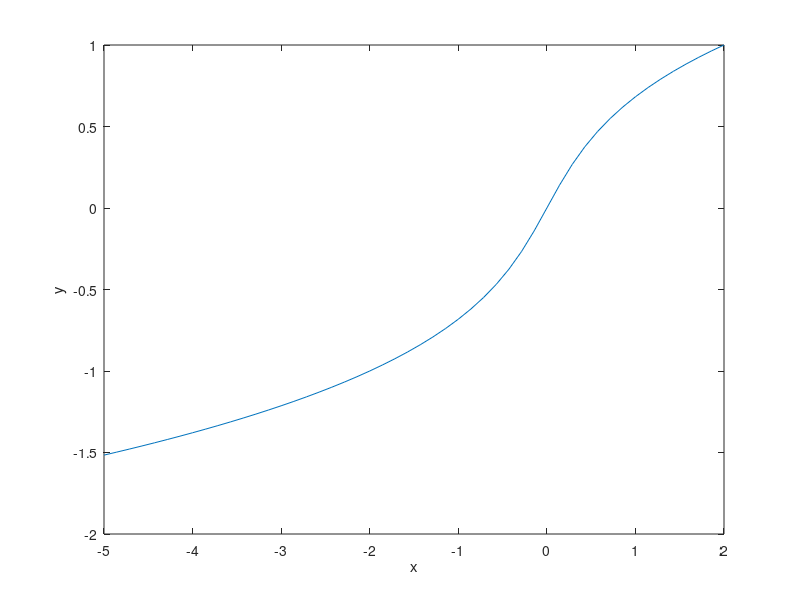

Write the MATLAB code that produced this figure.
%%  Introduction to Plotting and Vectorization
% This lab will provide an introduction to two dimensional plots.  At
% the end, you should feel comfortable plotting functions of the form f(x).
% You should find this useful not only for visualizing the solutions of
% ODEs, but also for plotting general data that might appear in other
% courses and work.
%
% In the process we will also introduce the concept of vectorization, which
% is helpful for writing efficient and "clean" code.  Vectorization is a 
% concept found not only in MATLAB but also C/C++, Fortran, and other
% languages.
%
% Opening the m-file lab1.m in the MATLAB editor, step through each
% part using cell mode to see the results.  Compare the output with the
% PDF, which was generated from this m-file.
%
% There are twelve (12) exercises in this lab that will be graded.  
% Write your solutions in the template, including appropriate descriptions 
% in each step. Save the .m file as lab1_<UTORid>.m and submit it online on
% Quercus. Also, submit a PDF of the output by generating html (by going to
% 'File', 'Publish') and then saving to a PDF called lab1_<UTORid>.pdf. 
% Substitute your UTORid for <UTORid>.
%
%
%
%% Student Information
%
% Student Name: Yoonho Kim
%
% Student Number: 1008035635
%

%% Creating Vectors Explicitly
% MATLAB plots vectors (also known as arrays) of data points.  The first 
% way to create vectors is to give MATLAB a list of values of the form:
%
% x = [value1, value2, value3, ..., valueN];
%
% We can then see the values in the array x by entering |x| without a
% semilcolon or with the command |disp(x)|, with or without the semicolon.
%
% Individual entries of the vector can be accessed with the command |x(i)|, 
% where |i| is between 1 and the length of the array.  If |i| is not in 
% this range an error is thrown.
%
% Examine the following commands and their output.

x = [.5, 1.0, 2.3, 4.0, 4.333, 5.];     %These are arbitrary values
x
disp(x)
disp(x);
x(1)
x(2)

%% Exercise 1
% Objective: Observe a MATLAB error when you try to access an invalid
% index.
%
% Details: Try to access elements of the vector |x|, created in the
% previous step at the command prompt |>>|.  Try values of |i| outside the 
% valid range.  Try negative values, zero, and large positive values.  Copy
% down the error message in each case, and report this in your submitted 
% work as:
%
% Error for negative index:
%
% Error for zero index:
%
% Error for positive index outside of the bounds:
%
% Only include the error message as a comment (with the percent signs), 
% DO NOT INCLUDE THE CODE IN YOUR SUBMISSION.

%% Plotting a Vector
% Given a list (one dimensional array) of values we can plot them with the
% command |plot(x)|, with or without a semicolon.  This will plot the points in the
% data set |(i, x(i))|.

plot(x)

%% Plotting Vector x against Vector y
% To plot functions, we need two vectors: a set of x points and a
% corresponding set of y points.  We now create a vector |y| and plot
% x against y with the command |plot(x,y)|.
%
% If the two vectors are not the same size, MATLAB will throw an error.

y = [3.7, -3.4, 1.02, 2.2, .04, 1.0];   %These are arbitrary values
plot(x,y)

%% Exercise 2
% Objective:  Create two vectors and plot one against the other.
%
% Details:  Explicitly create the vectors 
%
% x = [-5, -3, -1, 0, 2, 4, 6] 
%
% and 
%
% y = [-25, -9, -1, 0, 4, 16, 36]
%
% And plot |x| against |y|.  Your submission should show both the
% creation of the vectors and the figure, as in the example.


%% Creating Vectors with For Loops
% Entering the values by hand is tedious and error prone.  We can use
% MATLAB's programming features to create them.  Suppose we want to create
% a vector of N points between 0 and 1, equally spaced and inclusive.  This
% would be useful if we wanted to evaluate a function, f(x), at all of
% these values.
%
% The distance between the points will be h = (1 - 0)/(N-1), so that:
%
% 0 = x(1) = 0 * h < x(2) = 1 * h < ... < x(j) = (j-1) * h < ... < x(N) =
% (N-1) * j = 1
%
% NOTE: if we with to do this between two arbitrary points, a < b, instead
% of 0 and 1, the values would be: h = (b - a)/(N-1) and a = x(1) = a + 0 *
% h < x(2) = a+ 1 * h < ... < x(j) = a +(j-1) * h < ...< x(N) = b
%
% We assign a value of N, compute h, preallocate a vector x, and then loop
% through the vector.
%
% By 'preallocate' we mean 'set aside an array of the appropriate size in 
% memory for future use'.  Preallocation can be done with the command
% |x = zeros(N,1);|, which makes an array of length N in which all the entries
% are zero.  Other options are possible, too.

N = 11;             %Alter this value to see different results
h = (1-0)/(N-1);
x = zeros(N,1);     %This creates a column vector.  
                    %zeros(1,N) would create a row vector.

for j = 1:N
    x(j) = (j-1) * h;
end
disp(x);

%% Plotting y = x^2
% As a first example of plotting a function, we plot y = x^2.  Using the
% array |x| created in the last step, we populate a vector |y| such that
% |y(i) = x(i)^2| and plot it.
%

y = zeros(N,1);     %Preallocate the array

for j = 1:N
    y(j) = x(j)^2;
end

disp(y);

plot(x,y)

%% Plotting y = sin(2 * pi * x)
% MATLAB has a number of built in functions including the trigonometric
% functions (sin, cos, arccos,...), the exponential functions (exp), the
% natural logarithm function (log), hyperbolic functions (sinh, cosh), and
% others.  The constant |pi| is also defined.  For a full list of built in
% functions type |help elfun| at the MATLAB command line.  
%
% We create the vector |z| with |z(j) = sin(2*pi*x(j))|, using the same array as
% from the previous steps.

z = zeros(N,1);     %Preallocate the array

for j = 1:N
    z(j) = sin(2 * pi * x(j));
end

plot(x,z)

%% Exercise 3
% Objective:  Plot |x|.x
%
% Details:  Using a for loop, create a vector x of 101 equally spaced
% points between -3 and 7, inclusive.  Then create a vector y, such that
% |y(i) = abs(x(i))*x(i)| using a for loop.  Plot the results.  
%
% Your submission should include the code, as in the example, and 
% appropriate comments.


%% Plotting Two Data Sets at Once
% We can also plot the preceding two examples on the same figure with the
% command |plot(x, y, x, z)|.  MATLAB will automatically put a different 
% color on each line.  

h=0.1              %redefine the variables x, y, z
x=0:h:1;           %because they might have been
y=x.^2;            %changed in exercise 3
z=sin(2*pi.*x);    %

plot(x,y,x,z)

%% Annotating a Figure
% It is easy to add a title, axis labels, and a legend to the
% preceding figure.
xlabel('x');
ylabel('f(x)');
title('Example plot of two functions plotted on the same figure');
legend('x^2', 'sin(2*pi*x)');

%% Using Help Effectively
% You can obtain help on any routine at the command line by typing |help
% commandname|.  As you may have noticed in the preceding figure, the
% legend was not placed in a convenient position.  We will now use help to
% find out how to move the legend to the lower left corner, where it will
% be less obtrusive.
%
% If you type |help legend| in the command window at the |>>| prompt, 
% you'll see a section:
%
% LEGEND(...,'Location',LOC) adds a legend in the specified
%    location, LOC, with respect to the axes.  LOC may be either a
%    1x4 position vector or one of the following strings:
%
%        'North'              inside plot box near top
%        'South'              inside bottom
%        'East'               inside right
%        'West'               inside left
%        'NorthEast'          inside top right (default)
%        'NorthWest           inside top left
%        'SouthEast'          inside bottom right
%        'SouthWest'          inside bottom left
%
% Thus, if we call |legend| again, with the option 
% |'Location', 'SouthWest'|, it will move the legend to where we want.

%NOTE: The labels are entered again.
legend('x^2', 'sin(2*pi*x)','Location','SouthWest');    

%% Vectorization - An Elegant Alternative to Loops
% In the previous examples, we used for loops to fill our arrays with the
% values we wanted.  This is very similar to what would be done in C/C++,
% Java, Fortran, and other languages.  
%
% MATLAB provides a faster way to perform these looped operations, using
% vectorization, which proccesses the entire vector as a single object.
% For example, given a vector |x|, we can get the sine of the values in |x|
% with the command |sin(x)|, which outputs another vector.  This works with
% all built in MATLAB functions.  
% 
% Multiplication, division, and exponentiation are handled differently.
% Instead of using |*|, |/|, and |^|, we must use |.*|, |./|, and |.^| to
% indicate that we want the operation to be performed on each element.  The
% reason for this change in the symbols is that MATLAB uses the symbols
% without the period for matrix multiplication, exponentiation, and other
% actions.
%
% Vectorization yields more concise and less error prone code:


y = x.^2;               %Alternatively, y = x .* x;
z = sin(2 * pi * x);    %NOTE:  Multiplcation by the scalar 2*pi, does not 
                        %       require the .* operator.  Why is that?

plot(x,y,x,z)           %Verify that these are the same results
xlabel('x');
ylabel('f(x)');
title('Example plot of two functions computed by vectorizaiton');
legend('x^2', 'sin(2*pi*x)','Location','SouthWest');

%% Speed Comparison
% Historically, it was desirable both for clarity and speed to use
% vecotrized operations in place of loops everywhere possible in MATLAB.  
% Recent versions of MATLAB have reduced the speed advantage through the 
% introduction of a Just in Time (JIT) compiler, parallel for loops, and 
% other tools.
%
% However, we can still demonstrate the speed advantage, and the benefit to
% clarity is already evident.
%
% Timing is done with the |tic|, |toc| commands, which enclose the region we
% want to benchmark. The first output is the time for the construction done
% by looping, the second output is the time for construction done with
% vectorization.
%

clear y;    %Clear the y array
tic;        %Begin timing the construciton and filling of the array

y = zeros(N,1);

for j = 1:N
    y(j) = x(j)^2;
end

toc;

clear y;    %Clear the y array
tic;
y = x.^2;
toc;

%% Exercise 4
% Objective:  Compare the speedup from vectorization for a larger vector.
%
% Details:  Create a vector |x| of 5000001 equally space points between -2 and
% 3, inclusive, using a for loop.  Then time the construction of vector |y|,
% whose values are arctan of x, by a for loop and by vectorization.  Be sure to clear 
% |y| between the two runs.  (Hint: use the help file to find the command for arctan!)
%
% Your submission should include the code, as in the example, with
% appropriate comments.
    


%% Further Avoiding Loops with linspace
% In the preceding examples, we will focus on the vector |x|, which was
% constructed with a |for| loop.  MATLAB includes a routine for creating a
% vector of a given number, |N|, of equally spaced points between two
% values, |a| and |b|:
%
% |x = linspace(a, b, N);|
%
% No preallocation is neccessary.  The argument |N| is optional.  If it is
% omitted MATLAB uses 100 points by default.
%
% We will now use linspace to plot the functions y = x - x^3 and y = exp(x)
% in the range [-2, 4] with 200 points.

clear all;                  %Clears all variables

x = linspace(-2,4, 200);    %Create the array

y = x - x.^3;
z = exp(x);

plot(x,y,x,z)           %Verify that these are the same results
xlabel('x');
ylabel('f(x)');
title('Example plot of two functions generated by vectorizaiton');
legend('x-x^3', 'exp(x)','Location','SouthWest');

%% Exercise 5
% Objective:  Solve an ODE and plot three particular solutions.
%
% Details:  Manually find the general solution of the ODE:
%
% dy/dt + (2*t)*y = 1/exp(t^2)
%
% and the particular solutions for initial conditions y(1) = -1, y(1) = 0,
% and y(1) = 1. Plot these three particular solutions on the same axes
% lettting the independent variable range from 1 to 5. 
%
% Once you have the three particular solutions you will
% need to:
%
%  1. Create a vector for the independent variable, t.  Use linspace with
%  a reasonable number of points (100 is fine).
%  2. Create vectors for the three solutions.  Use vectorized operations.
%  3. Plot three solutions on the same axes, annotating the figure
%   appropriately.
%
% Your submission should include, in the description section, the general 
% solution of the ODE and the three particular solutions.  It should also 
% have the appropriately commented code.

%% More Plotting Examples - Line Style
% There are many plotting options available, including color, line style,
% and marker style.  Some options can be found from the |help plot|
% command.  This is done by incuding a command after each line.
%
% In the first we example we will vary the line style.


x = linspace(-5,5);

%Plot three functions with different line styles.  NOTE: the
%function can be put directly in the plot argument.
plot(x, sin(x),'--', x, cos(x),'-.', x, exp(-x.^2),':');   
legend('sin', 'cos', 'exp(-x^2)');

%% More Plotting Examples - Line Color
% We can also control the color, mixing it with line style.

%Plot two functions, first in green and then in red.
x = linspace(-1,1);
plot(x, x.^3 .* sin(x), 'g', x, -x .* exp(x), 'r-');
legend('x^3 * sin(x)', '-x * exp(x)');

%% More Plotting Examples - Markers
% Markers can be used at the individual points, with and without a line 
% joining the points.
x = linspace(-4,4, 20);
plot(x, sin(x), 'x-', x, (x.^2)./(1+x.^2), '.');
legend('sin(x)', 'x^2/(1+x^2)');

%% Inline functions of one variable
% 
% Suppose we wish to construct the function:
%
% |f(x) = x * sin(x)|
%
% In a way that MATLAB can understand and manipulate.  This will let us
% compute values of |f(x)|, plot it, and create other functions from it.
%
% This can be accomplished by defining an inline function of one variable,
% with the command:
%
% function name = @(argument name) mathematical expression;
%
% For this example, the function name is |f|, the argument name is |x|, and
% the mathematical expression is |x * sin(x)|.
%
% Consider the following examples, and take note of:
%
% 1. The use of vectorization in the definitions, 2. The different ways
% that the output can be displayed, 3. The different variable names.
%

f = @(x) x .* sin(x);

x = 1;
fprintf(' f(%g) = %g\n', x, f(x));
fprintf(' f(%g) = %g\n', 1, f(1));
disp(f(1));
f(1)
x = 2;
fprintf(' f(%g) = %g\n', 2, f(2));
fprintf(' f(%g) = %g\n', 2, f(2));
disp(f(2));
f(2)

disp(f([1,2]))

g = @(t) t.^2 - t +1;
g(1)
g(2)

% Construct an array of 100 grid points from -2 to 2, and plot g(t).
t = linspace(-2,2);
plot(t, g(t));
% Label axes
xlabel('t');
ylabel('g');


%% Exercise 6
%
% Objective: Write and use an inline function of one variable.
%
% Details: Define the inline function for
%
% |f(x) = (x^3 - abs(x)) * ln(x^2+1)|
%
% Use this function to compute |f(0)|, |f(1)|, and |f(-1)| and plot the
% function with 100 grid points from -5 to 5. Make sure to
% use vectorization in your definition, and label your axes.
%
% Your submission should show the definition of the function, and the
% computation of these values.



%% Inline functions of two variables
%
% Suppose we wish to solve the equation 
%
% |x = y^3 + y|
%
% for |y| as a function of |x|.  If we do this by root finding, then, given
% a value of |x0|, we need to find the root of the function
%
% |g(y) = f(x0,y) = y^3 + y - x0|
%
% We will accomplish this using inline functions.
%
% Inline functions of two variables are defined as:
%
% func = @(x,y) f(x,y);
%
% where func is the name you wish to assign your function, and |f(x,y)| is
% the relevant expression.
%
% Some examples of defining and using inline functions of two variables
% are given below. 
%

f = @(x,y) y.^3 + y - x;
x = 0; y = 0;
fprintf(' f(x = %g, y = %g) = %g\n', x, y, f(x, y));
x = 0; y = 1;
fprintf(' f(x = %g, y = %g) = %g\n', x, y, f(x, y));
disp(f(x,y))
f(0,1)

h = @(t,u) t.^2  + sin(u);
h(1, pi/2)
h(2, 2)



%% Exercise 7
%
% Objective: Write and use an inline function of two variables.
%
% Details: Define the inline function for
%
% |f(x,y) = y + y^3 - cos x + x^2 - x^4|
%
% Note that |f(x,y) = c| is the implicit solution to 
%
% |dy/dx = (4x^3 - 2x - sin x)/(1+3y^2)|.
%
% See Examples 1-3 of section 2.1 in Brannan and Boyce for similar examples.
%
% Use this function to compute |f(0, 0)|, |f(pi/2,1)|, and |f(-1,-1)|.  Make
% sure to use vectorization in your definition.
%
% Your submission should show the definition of the function, and the
% computation of these values.
%

%% Numerically solving an implicit equation
%
% Given |x0|, we will now solve the equation
%
% |f(x0, y) = y^3 + y - x0 = 0|
%
% for y.  This will be accomplished using fzero, which employs a more
% advanced form of Newton's method. 
%
% The minimal arguments needed for using fzero are:
%
% fzero(function_handle, guess)
%
% function_handle is an abstract data structure which directs MATLAB
% towards a function of a single variable that it will try to zero.
%
% We need to tell MATLAB that it is trying to solve for the |y| argument.
% This is done by creating an inline function of one variable from the
% existing function, i.e.
% 
% g = @(y) f(x0, y)
%
% And then having fzero try to solve
%
% |g(y) = 0|
%
% You can either define the new inline function and use it:
%
% g = @(y) f(x0, y);
% y = fzero(g, guess);
%
% or you can put the inline function argument directly in the function
% handle argument:
%
% y = fzero(@(y) f(x0,y), guess);
% 
% The guess is an initial guess for what we anticipate y to be.  Finding a
% good initial guess may require some experimentation. For this example,
% the guess may be quite poor, and the algorithm will still converge.  For
% others, more care must be taken.
%
% Note the various ways of constructing the inline function of one
% variable, and the different guesses.


f = @(x,y) y.^3 + y - x;

x0 = 1;
guess = 1;
g = @(y) f(x0, y);
y = fzero(g, guess);
fprintf(' y(%g) = %g\n', x0, y);

guess = 50;
y = fzero(g, guess);
fprintf(' y(%g) = %g\n', x0, y);

x = 2;
g = @(y) f(x, y);
y = fzero(g, 2);
fprintf(' y(%g) = %g\n', x, y);

guess = 2;
y = fzero(@(y) f(2, y), guess);
fprintf(' y(%g) = %g\n', 2, y);

%% Exercise 8
%
% Objective: Use fzero to solve an equation |f(x,y)=0| for y at different
% values of x.
%
% Details: Consider the function
%
% |f(x,y) = y + y^3 - cos x + x^2 - x^4|
%
% Define the appropriate inline function and compute the single solution 
% at |x = 0| and the two positive solutions at |y = 1/2|.  
%
% You will need to experiment with different guesses to get these three
% solutions.
%
% Your submission should show the definition of the function, and the
% computation of these three roots.

%% Plotting the solution
%
% Now we are ready to plot y as a function of x.  We will construct an
% array of x values, solve for y at each value of x, and then plot the
% results.  This will be accomplished with a for loop.

f = @(x,y) y.^3 + y - x;

% 50 points equally spaced from -5 to 2, inclusive
xvals = linspace(-5, 2, 50); 

% Preallocate storage space for the solutions
yvals = zeros(size(xvals));      

% Loop through all the values
for j = 1:length(xvals)
   
   yvals(j) = fzero(@(y) f(xvals(j), y), 0);
   
end

% Plot the results

plot(xvals, yvals);
xlabel('x');
ylabel('y');

%% Exercise 9
%
% Objective: Plot a portion of an implicit equation.
%
% Details: Plot the portion of the solution to
%
% |f(x,y) = y + y^3 - cos x + x^2 - x^4|
%
% passing through the point |(0,0)| for x from -2 to 2.  Use 100 grid
% points.
%
% You will need to be careful with the initial guess you use in solving the
% equation.
%
% Your submission should show the definition of the function, the
% construction of the arrays, the for loop, and the resultant figure.
%
% Label your axes.
% 

%% Exercise 10
%
% Objective: Solve a differential equation and plot a portion of it.
%
% Details: Find the general implicit solution of the differential equation
%
% |dy/dx = (-cos x + 3x^2) y|
%
% Plot the particular solution passing through y(0) = 1 using 100 grid
% points for x in [-1.5, 1.25].
%
% Be careful on your choice of guess. You will be penalized if MATLAB shows
% an error.
%
% Your submission should show the general and particular solutions, in
% implicit form, in the comments, the definition of the appropriate inline
% functions, arrays, the for loop, and the figure.
%
% Label your axes.
%

%% Install iode
%
% Objective: install iode
%
% Details: visit https://faculty.math.illinois.edu/iode/ and follow the
% instructions there to download and install iode.
%

%% Exercise 11
%
% Objective: use iode a plot the direction field of a differential equation
%
% Details: After starting iode, click the "direction fields" buttom from 
% the main menu. The default is the direction field for
%
% |dy/dx = sin(y-x)|
%
% Click any point in the x-y plane to see a (numerically computed) solution
% to the differential equation passing through that point.
%
% Starting from the "Equation" menu, plot the direction field of 
%
% |dy/dx = xy^2|
%
% Describe, in words, the behaviour of the solutions. What happens as x
% approaches infinity? Explain why solutions are symmetric about the 
% y-axis, i.e. |y(x)=y(-x)| for any solution.

%% Exercise 12
%
% Objective: study the long-run behaviour of a differential equation from 
% its direction field
%
% Details: Using iode, plot the direction field of 
%
% |dy/dx = y^4 - y^3 - 3*y^2 + y + 2|
%
% By clicking on various initial conditions |y(0) = y_0| (iode plots the
% solution), determine the long-run behaviour of solutions as a function of
% |y_0|. In other words, list the constant solutions that are approached as
% x goes to infinity and how |y_0| determines which constant solution is 
% approached.
%
% If your numerically computed solutions ever appear to cross then change
% the solution method from Euler to the, much better, Runge-Kutta method.
% Think about why solutions are not permitted to cross. If they do then
% this indicates a problem with the numerical solver.

%% Exercise 13 (NOT TO BE HANDED IN)
%
% Objective: Solve a differential equation and plot the largest interval of
% existence for this solution.
%
% Details: Find the particular implicit solution of the differential
% equation
%
% |dy/dx = -x/y, y(0) = -2|
%
% Determine the largest interval of validity and plot the solution with 50
% grid points in this interval.
%
% In the comments before your code, explain why fzero has an error.
%
% Your submission should show the particular solution, in implicit form, in
% the comments, the definition of the appropriate inline functions, arrays,
% loops, and the figure. 
%
% Label your axes.
%
%% Exercise 14 (NOT TO BE HANDED IN)
%
% Objective: Solve a differential equation and plot the solution on the
% specified interval
%
% Details: Find the particular implicit solution of the differential
% equation
%
% |du/dt = -(u^4 - 1), u(0) = .1|
%
% and plot it for |t| from 0 to 1.
%
% Determine a good starting guess that works throughout the interval and
% plot the solution with 50 grid points in this interval.
%
% Your submission should show the particular solution, in implicit form, in
% the comments, the definition of the appropriate inline functions, arrays,
% loops, and the figure.
%
% Label your axes.
